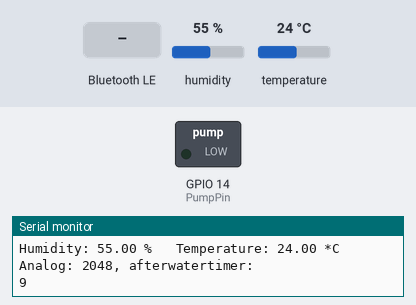
A sketch run on a simulated ESP32. On the bench: switched loads named in the sketch (green lamp = pin HIGH), the last lines printed to the serial monitor. The inputs (shaded band) are chosen by the test bench; at power-on: humidity 55 %, temperature 24 °C. Nothing arrives over Bluetooth unless stated; a phone connects over Bluetooth LE 3 s after start.

Above: at 1.2 s.
1.3 s: Bluetooth LE write "1" received
2.8 s: Bluetooth LE write "1" received
At 3.8 s:
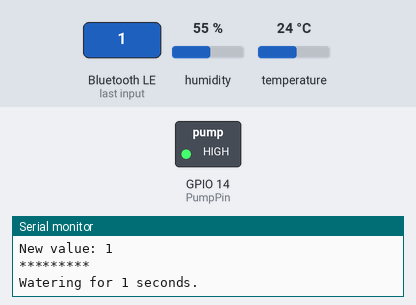
Timing chart, 0 to 51.8 s (numbered marks = the images above; inputs shaded):
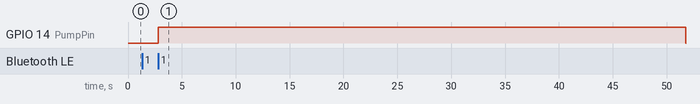

Measured:
- after the input at 2.8 s, GPIO 14 (PumpPin): LOW → HIGH at once

The sketch:

PlantControllerv1.ino
```cpp
#include <DHTesp.h>
#include "esp_system.h"

const int wdtTimeout = 60000;  //time in ms to trigger the watchdog
hw_timer_t *timer = NULL;

void IRAM_ATTR resetModule() {
  ets_printf("reboot\n");
  esp_restart();
}

DHTesp dht;

// DHT Sensor
const int DHTPin = 22;
// Soil moisture pin
const int MoisturePin = 32;

const int PumpPin = 14;
TempAndHumidity newValues;
int moisture;
/*
    Based on Neil Kolban example for IDF: https://github.com/nkolban/esp32-snippets/blob/master/cpp_utils/tests/BLE%20Tests/SampleServer.cpp
    Ported to Arduino ESP32 by Evandro Copercini
    updates by chegewara
*/

#include <BLEDevice.h>
#include <BLEUtils.h>
#include <BLEServer.h>
#include <BLE2902.h>

// See the following for generating UUIDs:
// https://www.uuidgenerator.net/

#define SERVICE_UUID        "4fafc201-1fb5-459e-8fcc-c5c9c331914b"
#define CHARACTERISTIC_UUID "beb5483e-36e1-4688-b7f5-ea07361b26a8"
#define CHARACTERISTIC_UUID2 "beb5483e-36e1-4688-b7f5-ea07361b26a9"
#define CHARACTERISTIC_UUID3 "beb5483e-36e1-4688-b7f5-ea07361b26aa"
#define CHARACTERISTIC_UUID4 "beb5483e-36e1-4688-b7f5-ea07361b26ab"

uint32_t value = 0;
unsigned long afterwater_timer = 0;

bool deviceConnected = false;
bool oldDeviceConnected = false;
BLEServer* pServer = NULL;
BLECharacteristic *pCharacteristic = NULL;
BLECharacteristic *pCharacteristic2 = NULL;
BLECharacteristic *pCharacteristic3 = NULL;
BLECharacteristic *pCharacteristic4 = NULL;

class MyServerCallbacks: public BLEServerCallbacks {
    void onConnect(BLEServer* pServer) {
      deviceConnected = true;
    };

    void onDisconnect(BLEServer* pServer) {
      deviceConnected = false;
    }
};

class MyCallbacks: public BLECharacteristicCallbacks {
    void onWrite(BLECharacteristic *pCharacteristic) {
      std::string value = pCharacteristic->getValue();

      if (value.length() > 0) {
        Serial.println("*********");
        Serial.print("New value: ");
        for (int i = 0; i < value.length(); i++)
          Serial.print(value[i]);

        Serial.println();
        Serial.println("*********");
      }
    }
};

class MyCallbacksC4: public BLECharacteristicCallbacks {
    void onWrite(BLECharacteristic *pCharacteristic) {
      std::string value = pCharacteristic->getValue();
      if (value.length() == 1) {
        Serial.print("Watering for ");
        Serial.print(value[0]);
        Serial.println(" seconds.");
        digitalWrite(PumpPin, HIGH); // sets the digital pin 14 on
        delay(1000*value[0]);
        digitalWrite(PumpPin, LOW); // sets the digital pin 14 off
        afterwater_timer = 9;

      } else
      if (value.length() > 0) {
        Serial.println("*********");
        Serial.print("New value: ");
        for (int i = 0; i < value.length(); i++)
          Serial.print(value[i]);
        Serial.println();
        Serial.println("*********");
      }
    }
};
void setup() {
    // initialize the DHT sensor
  dht.setup(DHTPin, DHTesp::DHT11);

  afterwater_timer = 9;

  pinMode(PumpPin, OUTPUT);
  digitalWrite(PumpPin, LOW); // sets the digital pin 14 off


  Serial.begin(115200);
  Serial.println("Starting BLE work!");

  BLEDevice::init("PlantControllerV1");
  pServer = BLEDevice::createServer();
  pServer->setCallbacks(new MyServerCallbacks());

  BLEService *pService = pServer->createService(SERVICE_UUID);
  pCharacteristic = pService->createCharacteristic(
                                         CHARACTERISTIC_UUID,
                                         BLECharacteristic::PROPERTY_READ   |
                                         BLECharacteristic::PROPERTY_WRITE  |
                                         BLECharacteristic::PROPERTY_NOTIFY |
                                         BLECharacteristic::PROPERTY_INDICATE
                                       );

  pCharacteristic->setValue("Temperature");
  pCharacteristic->setCallbacks(new MyCallbacks());

  pCharacteristic->addDescriptor(new BLE2902());

// 2
  pCharacteristic2 = pService->createCharacteristic(
                                         CHARACTERISTIC_UUID2,
                                         BLECharacteristic::PROPERTY_READ   |
                                         BLECharacteristic::PROPERTY_WRITE  |
                                         BLECharacteristic::PROPERTY_NOTIFY |
                                         BLECharacteristic::PROPERTY_INDICATE
                                       );

  pCharacteristic2->setValue("Humidity");
//  pCharacteristic2->setCallbacks(new MyCallbacks());

  pCharacteristic2->addDescriptor(new BLE2902());
// 3
  pCharacteristic3 = pService->createCharacteristic(
                                         CHARACTERISTIC_UUID3,
                                         BLECharacteristic::PROPERTY_READ   |
                                         BLECharacteristic::PROPERTY_WRITE  |
                                         BLECharacteristic::PROPERTY_NOTIFY |
                                         BLECharacteristic::PROPERTY_INDICATE
                                       );

  pCharacteristic3->setValue("Moisture");
  pCharacteristic3->setCallbacks(new MyCallbacks());

  pCharacteristic3->addDescriptor(new BLE2902());

// 4
  pCharacteristic4 = pService->createCharacteristic(
                                         CHARACTERISTIC_UUID4,
                                         BLECharacteristic::PROPERTY_READ   |
                                         BLECharacteristic::PROPERTY_WRITE  |
                                         BLECharacteristic::PROPERTY_NOTIFY |
                                         BLECharacteristic::PROPERTY_INDICATE
                                       );

  pCharacteristic4->setValue("Water!");
  pCharacteristic4->setCallbacks(new MyCallbacksC4());

  pCharacteristic4->addDescriptor(new BLE2902());


// end
  pService->start();

  BLEAdvertising *pAdvertising = BLEDevice::getAdvertising();
  pAdvertising->addServiceUUID(SERVICE_UUID);
  pAdvertising->setScanResponse(false);
  pAdvertising->setMinPreferred(0x06);  // functions that help with iPhone connections issue
  pAdvertising->setMinPreferred(0x12);
  BLEDevice::startAdvertising();
  Serial.println("Characteristic defined! Now you can read it in your phone!");

  // Watchdog timer
  timer = timerBegin(0, 80, true);                  //timer 0, div 80
  timerAttachInterrupt(timer, &resetModule, true);  //attach callback
  timerAlarmWrite(timer, wdtTimeout * 1000, false); //set time in us
  timerAlarmEnable(timer);                          //enable interrupt

}

void loop() {
  char strbuftemp[16];
  char strbufhum[16];
  char strbufmoist[16];

  timerWrite(timer, 0); //reset timer (feed watchdog)

   TempAndHumidity newValues = dht.getTempAndHumidity();
  while (dht.getStatus() != 0) {
    Serial.println("DHT11 error status: " + String(dht.getStatusString()));
    delay(100);
  }
  moisture = analogRead(MoisturePin);
  Serial.print("Humidity: ");
  Serial.print(newValues.humidity);
  Serial.print(" %\t Temperature: ");
  Serial.print(newValues.temperature);
  Serial.print(" *C ");
  Serial.print("Analog: ");
  Serial.print(moisture);
  Serial.println(", afterwatertimer: ");
  Serial.print(afterwater_timer);
  Serial.println("");

  if (afterwater_timer > 0) {
    afterwater_timer--;
  } else {
    if (moisture > 2100) {
        Serial.println("Watering for 90 seconds.");
        digitalWrite(PumpPin, HIGH); // sets the digital pin 14 on
        delay(90000);
        digitalWrite(PumpPin, LOW); // sets the digital pin 14 off
        afterwater_timer = 40;
      }
  }


  //BlueTooth stuff
    // notify changed value
    if (deviceConnected) {
        sprintf(strbuftemp, "%2.1f C", newValues.temperature);
        pCharacteristic->setValue(strbuftemp);
        pCharacteristic->notify();
        delay(3); // bluetooth stack will go into congestion, if too many packets are sent, in 6 hours test i was able to go as low as 3ms
        sprintf(strbufhum, "%2.1f %%", newValues.humidity);
        pCharacteristic2->setValue(strbufhum);
        pCharacteristic2->notify();
        delay(3); // bluetooth stack will go into congestion, if too many packets are sent, in 6 hours test i was able to go as low as 3ms
        sprintf(strbufmoist, "%d Soil", moisture);
        pCharacteristic3->setValue(strbufmoist);
        pCharacteristic3->notify();
        value++;
        delay(3); // bluetooth stack will go into congestion, if too many packets are sent, in 6 hours test i was able to go as low as 3ms
    }
    // disconnecting
    if (!deviceConnected && oldDeviceConnected) {
        delay(500); // give the bluetooth stack the chance to get things ready
        pServer->startAdvertising(); // restart advertising
        Serial.println("start advertising");
        oldDeviceConnected = deviceConnected;
    }
    // connecting
    if (deviceConnected && !oldDeviceConnected) {
        // do stuff here on connecting
        oldDeviceConnected = deviceConnected;
    }
    // End BlueTooth
    delay(20000);
}
```
